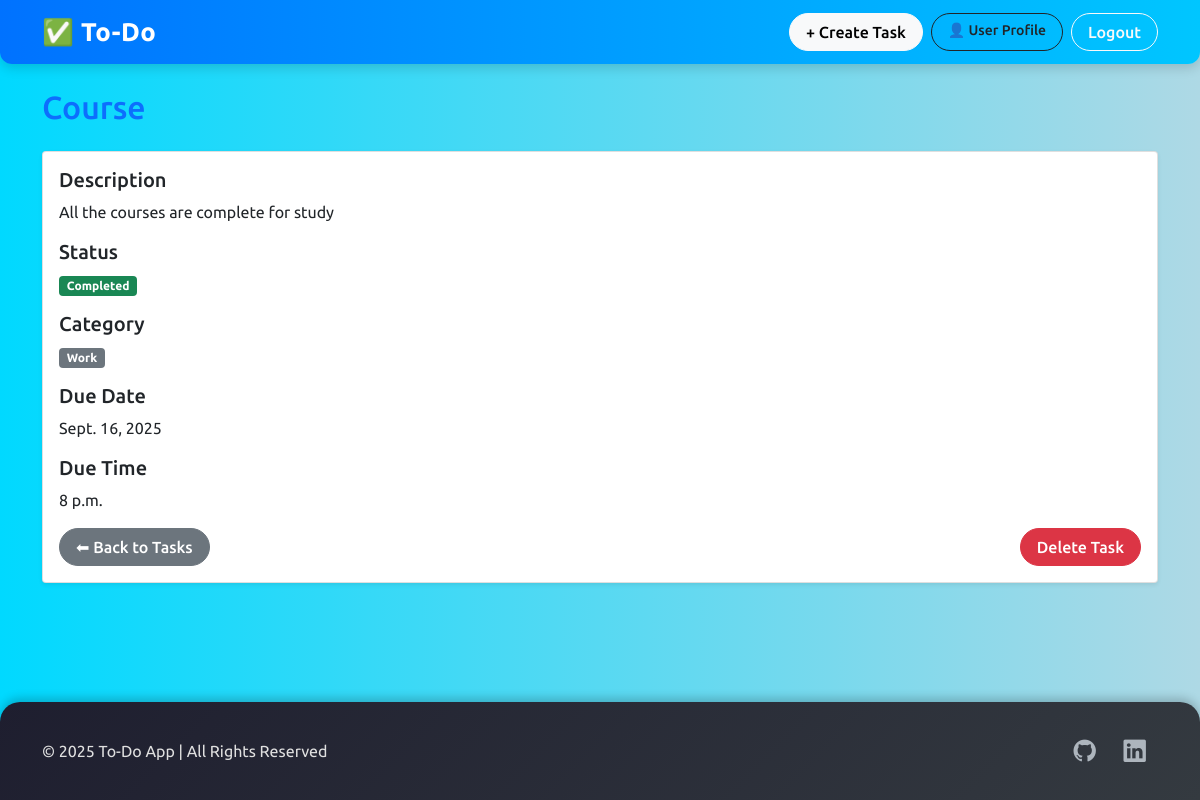
Screenshot of /task/10/ (signed in) with the database file from the repository.
### task/models.py (models this page shows, shortened)
class Task(models.Model):
    STATUS = [
        ('pending','Pending'),
        ('completed','Completed'),
    ]
    CATEGORY = [
        ('work','Work'),
        ('personal','Personal'),
        ('other','Other'),
    ]
    title = models.CharField(max_length=100)
    description = models.TextField()
    due_date = models.DateField()
    due_time = models.TimeField()
    status = models.CharField(max_length=10, choices=STATUS,default='pending')
    category = models.CharField(max_length=10,choices=CATEGORY)
    is_completed = models.BooleanField(default=False)#task pending
    user = models.ForeignKey(User,on_delete=models.CASCADE)

### task/views.py (the view)
# urls.py: path('task/<int:task_id>/',views.task_detail,name='task_detail'),
@login_required
def task_detail(request, task_id):#edit and delete korar jonne
    task = get_object_or_404(Task,id = task_id,user = request.user )
    return render(request,'task_detail.html',{'task':task})

### task/templates/task_detail.html (shortened to what this page needs)
{% extends 'base.html' %}
{% block content %}
<h2 class="mb-4 text-primary">{{ task.title }}</h2>
<div class="card shadow-sm">
    <div class="card-body">
        <div class="mb-3">
            <h5>Description</h5>
            <p>{{ task.description }}</p>
        </div>
        <div class="mb-3">
            <h5>Status</h5>
            {% if task.is_completed %}
            <span class="badge bg-success">Completed</span>
            {% else %}
            <span class="badge bg-warning">Pending</span>
            {% endif %}
        </div>
        <div class="mb-3">
            <h5>Category</h5>
            <span class="badge bg-secondary">{{ task.get_category_display }}</span>
        </div>
        <div class="mb-3">
            <h5>Due Date</h5>
            <p>{{ task.due_date }}</p>
        </div>
        <div class="mb.3">
            <h5>Due Time</h5>
            <p>{{ task.due_time }}</p>
        </div>
        <div class="d-flex justify-content-between">
            <a href=" {% url 'task_list' %}" class="btn btn-secondary">⬅ Back to Tasks</a>
            <a href="{% url 'task_delete' task.id %}" class="btn btn-danger">Delete Task</a>
        </div>
    </div>
</div>
{% endblock %}

### templates/base.html (style rules this page uses)
body { font-family: 'Ubuntu', sans-serif; background: linear-gradient(90deg, #00d9ff, #aed9e5); min-height: 100vh; display: flex; flex-direction: column; }
.btn { border-radius: 25px; padding: 6px 16px; transition: 0.3s; font-weight: 500; }

### rows the page displays
Task: title "Course", description "All the courses are complete for study", category "Work", due_date "Sept. 16, 2025", due_time "8 p.m."
